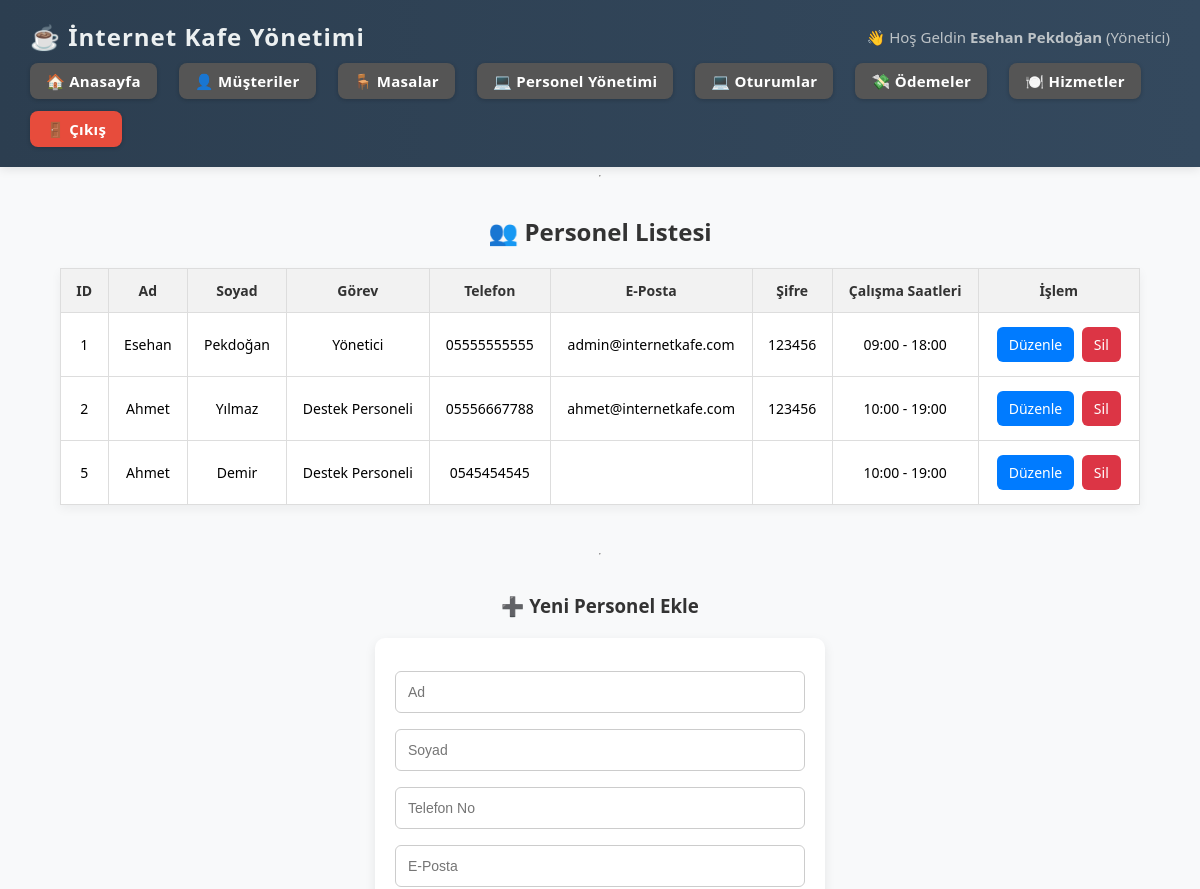
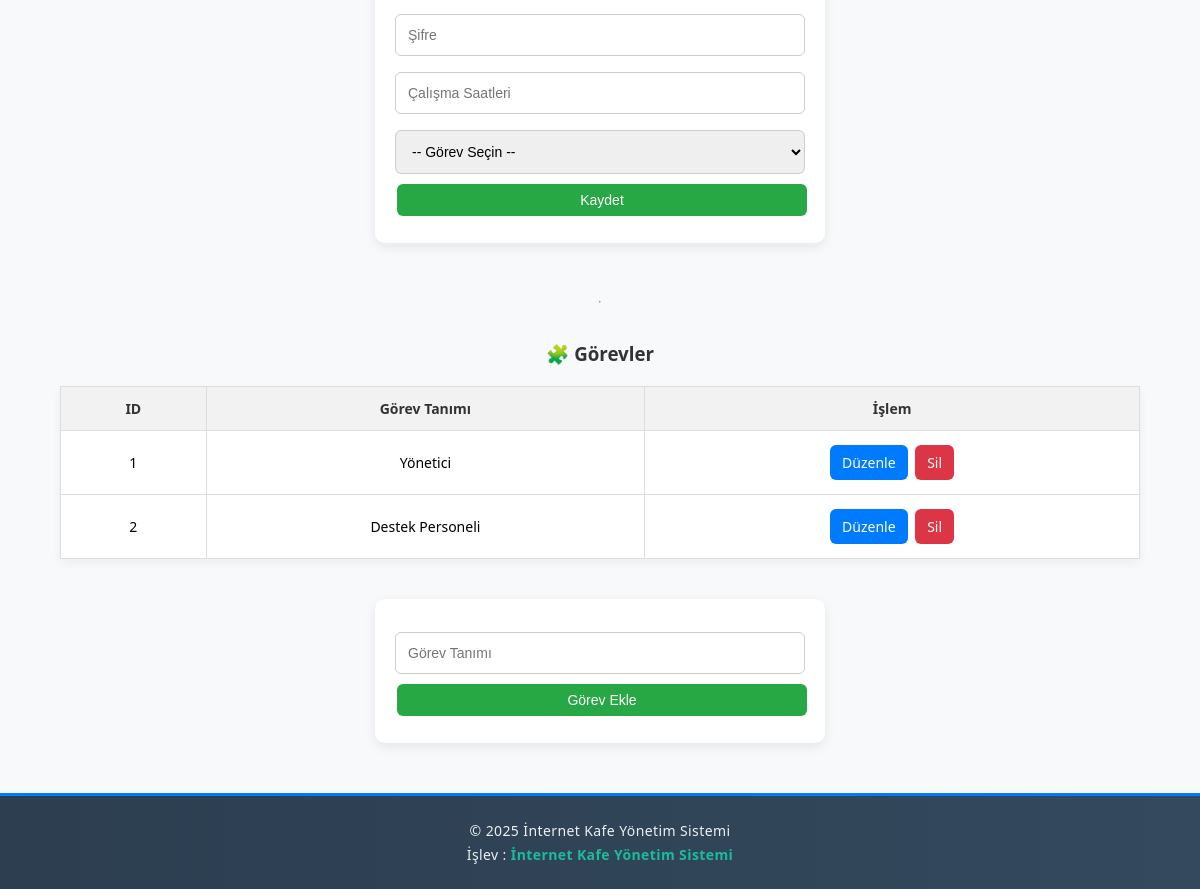
The page /internetkafe/pages/personeller.php (signed in) on the database its author committed (2 pictures, top to bottom).
### tables this page shows
CREATE TABLE `personel` (
  `Personel_ID` int(11) NOT NULL,
  `Gorev_ID` int(11) DEFAULT NULL,
  `Ad` varchar(50) NOT NULL,
  `Soyad` varchar(50) NOT NULL,
  `Telefon_No` varchar(15) DEFAULT NULL,
  `E_Posta` varchar(50) DEFAULT NULL,
  `Sifre` varchar(50) DEFAULT NULL,
  `Calisma_Saatleri` varchar(50) DEFAULT NULL
);

CREATE TABLE `gorev` (
  `Gorev_ID` int(11) NOT NULL,
  `Gorev_Tanimi` varchar(50) DEFAULT NULL
);

### internetkafe/pages/personeller.php (the view, shortened to what this page needs)
<?php
include("../includes/config.php");
include("../includes/header.php");
$personeller = mysqli_query($conn, "
    SELECT P.*, G.Gorev_Tanimi
    FROM Personel P
    LEFT JOIN Gorev G ON P.Gorev_ID = G.Gorev_ID
");
?>
<link rel="stylesheet" href="../css/personel.css">
<h2 style="text-align:center;">👥 Personel Listesi</h2>
<table class="personel-tablosu">
    <tr>
        <th>ID</th>
        <th>Ad</th>
        <th>Soyad</th>
        <th>Görev</th>
        <th>Telefon</th>
        <th>E-Posta</th>
        <th>Şifre</th>
        <th>Çalışma Saatleri</th>
        <th>İşlem</th>
    </tr>
    <?php while ($p = mysqli_fetch_assoc($personeller)) { ?>
    <tr>
        <td><?= $p['Personel_ID']; ?></td>
        <td><?= $p['Ad']; ?></td>
        <td><?= $p['Soyad']; ?></td>
        <td><?= $p['Gorev_Tanimi']; ?></td>
        <td><?= $p['Telefon_No']; ?></td>
        <td><?= $p['E_Posta']; ?></td>
        <td><?= $p['Sifre']; ?></td>
        <td><?= $p['Calisma_Saatleri']; ?></td>
        <td>
            <a href="personel_duzenle.php?id=<?= $p['Personel_ID']; ?>" class="btn btn-duzenle">Düzenle</a>
            <a href="personel_sil.php?id=<?= $p['Personel_ID']; ?>" class="btn btn-sil" onclick="return confirm('Silmek istediğine emin misin?')">Sil</a>
        </td>
    </tr>
    <?php } ?>
</table>
<hr>
<h3 style="text-align:center;">➕ Yeni Personel Ekle</h3>
<form method="post" action="personel_ekle.php" class="personel-form">
    <input type="text" name="ad" placeholder="Ad" required>
    <input type="text" name="soyad" placeholder="Soyad" required>
    <input type="text" name="telefon" placeholder="Telefon No" required>
    <input type="email" name="eposta" placeholder="E-Posta">
    <input type="password" name="sifre" placeholder="Şifre">
    <input type="text" name="saat" placeholder="Çalışma Saatleri" required>
    <select name="gorev_id" required id="gorevSec">
        <option value="">-- Görev Seçin --</option>
    </select>
    <button type="submit" class="btn btn-ekle">Kaydet</button>
</form>
<hr>
<h3 style="text-align:center;">🧩 Görevler</h3>
<table class="gorev-tablosu">
    <tr>
        <th>ID</th>
        <th>Görev Tanımı</th>
        <th>İşlem</th>
    </tr>
    <?php
    $gorevler = mysqli_query($conn, "SELECT * FROM Gorev");
    while ($g = mysqli_fetch_assoc($gorevler)) {
        echo "<tr>
                <td>{$g['Gorev_ID']}</td>
                <td>{$g['Gorev_Tanimi']}</td>
                <td>
                    <a href='gorev_duzenle.php?id={$g['Gorev_ID']}' class='btn btn-duzenle'>Düzenle</a>
                    <a href='gorev_sil.php?id={$g['Gorev_ID']}' class='btn btn-sil' onclick=\"return confirm('Görev silinsin mi?')\">Sil</a>
                </td>
              </tr>";
    }
    ?>
</table>
<form method="post" action="gorev_ekle.php" class="gorev-form">
    <input type="text" name="gorev_tanimi" placeholder="Görev Tanımı" required>
    <button type="submit" class="btn btn-ekle">Görev Ekle</button>
</form>
<?php include("../includes/footer.php"); ?>

### internetkafe/css/style.css (style rules this page uses)
html, body { margin: 0; padding: 0; height: 100%; display: flex; flex-direction: column; font-family: Arial, sans-serif; background-color: #f4f4f4; font-family: 'Segoe UI', Tahoma, Geneva, Verdana, sans-serif; }
table { border-collapse: collapse; width: 90%; margin: 20px auto; font-size: 14px; }
th, td { border: 1px solid #ccc; padding: 10px; text-align: center; }
th { background-color: #f0f0f0; color: #333; }
.btn { margin: 2px 5px; font-size: 13px; }

### internetkafe/css/personel.css (style rules this page uses)
* { box-sizing: border-box; }
body { background-color: #f8f9fa; margin: 0; padding: 0; min-height: 100vh; }
h2, h3 { text-align: center; color: #333; margin: 30px 0 20px; }
table { border-collapse: collapse; width: 90%; margin: 0 auto 40px; background-color: #fff; box-shadow: 0 4px 10px rgba(0,0,0,0.05); }
th, td { padding: 12px 15px; border: 1px solid #ddd; text-align: center; font-size: 14px; }
th { background-color: #f2f2f2; font-weight: bold; }
.btn { padding: 8px 12px; margin: 2px; border: none; border-radius: 6px; font-size: 14px; cursor: pointer; text-decoration: none; display: inline-block; transition: background-color 0.2s ease; }
.btn-duzenle { background-color: #007bff; color: white; }
.btn-sil { background-color: #dc3545; color: white; }
.btn-ekle { background-color: #28a745; color: white; }
form.personel-form, form.gorev-form { width: 100%; max-width: 450px; margin: 0 auto 50px; background: #fff; padding: 25px 20px; border-radius: 10px; box-shadow: 0 4px 12px rgba(0,0,0,0.08); }
form input, form select { width: 100%; padding: 12px; margin: 8px 0; border: 1px solid #ccc; border-radius: 6px; font-size: 14px; }
form button { width: 100%; padding: 12px; margin-top: 15px; font-size: 15px; }

### rows shown on the page
personel: Personel_ID "1", Ad "Esehan", Soyad "Pekdoğan", Gorev_ID.Gorev_Tanimi "Yönetici", Telefon_No "05555555555", E_Posta "admin@internetkafe.com", Sifre "123456", Calisma_Saatleri "09:00 - 18:00"
personel: Personel_ID "2", Ad "Ahmet", Soyad "Yılmaz", Gorev_ID.Gorev_Tanimi "Destek Personeli", Telefon_No "05556667788", E_Posta "ahmet@internetkafe.com", Sifre "123456", Calisma_Saatleri "10:00 - 19:00"
personel: Personel_ID "5", Ad "Ahmet", Soyad "Demir", Gorev_ID.Gorev_Tanimi "Destek Personeli", Telefon_No "0545454545", Calisma_Saatleri "10:00 - 19:00"
gorev: Gorev_ID "1", Gorev_Tanimi "Yönetici"
gorev: Gorev_ID "2", Gorev_Tanimi "Destek Personeli"

### other values the page prints
$_SESSION['user'] "Esehan Pekdoğan"
$_SESSION['gorev'] "Yönetici"
